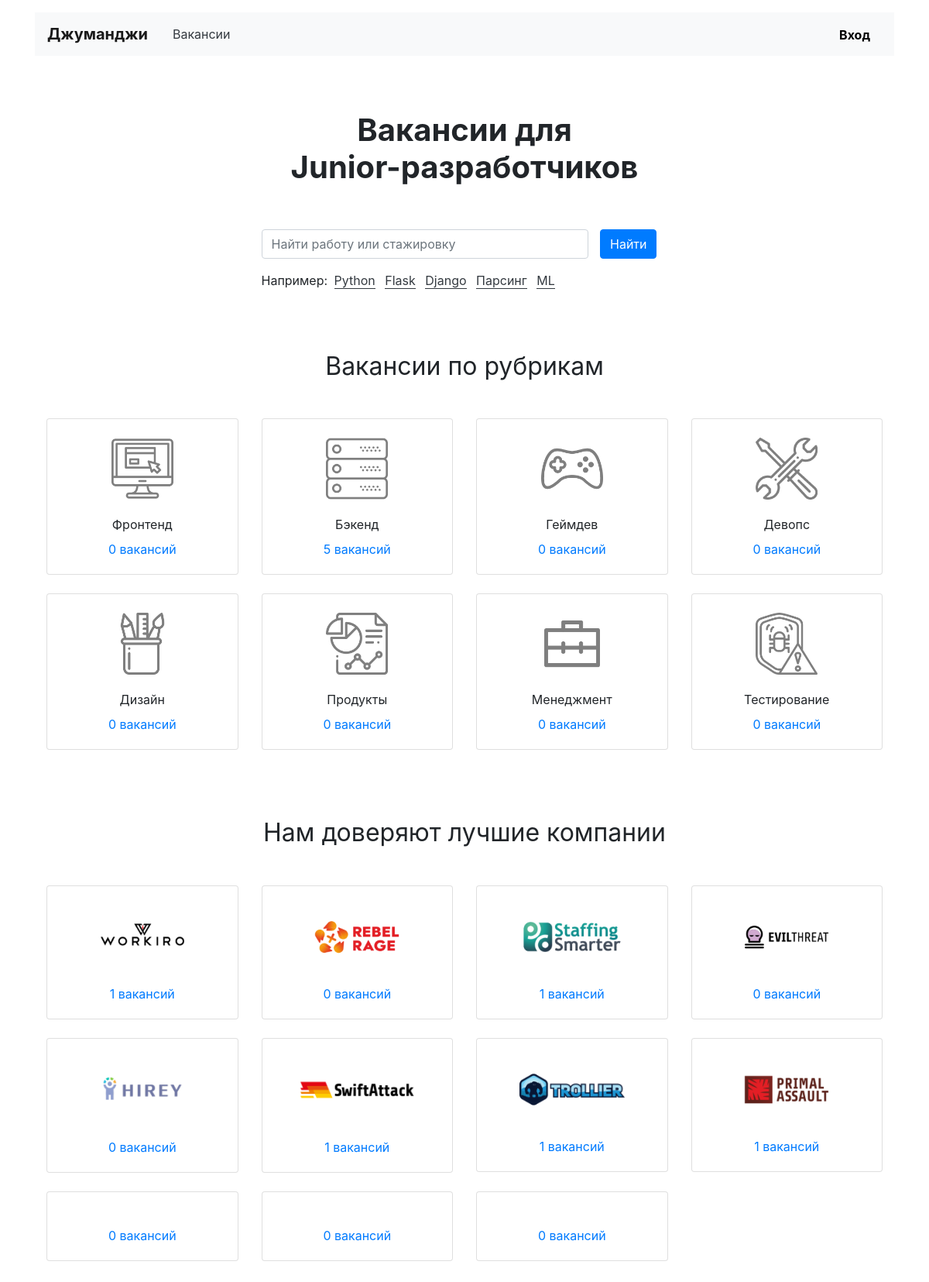
The page / on the database its author committed.
### vacancies/models.py (models this page shows, shortened)
class Specialty(models.Model):
    code = models.CharField(max_length=120)
    title = models.CharField(max_length=120)
    picture = models.ImageField(upload_to=settings.MEDIA_SPECIALITY_IMAGE_DIR)

class Company(models.Model):
    title = models.CharField(max_length=120)
    location = models.CharField(max_length=120)
    logo = models.ImageField(upload_to=settings.MEDIA_COMPANY_IMAGE_DIR, null=True, blank=True)
    description = models.TextField()
    employee_count = models.IntegerField()
    owner = models.ForeignKey(User, on_delete=models.SET_NULL, null=True, blank=True)

### vacancies/views.py (the view)
# urls.py: path('', MainView.as_view(), name='main'),
class MainView(TemplateView):
    template_name = 'index.html'
    def get_context_data(self, **kwargs):
        context = super(MainView, self).get_context_data(**kwargs)
        context['specialties'] = Specialty.objects.annotate(num_vacancies=Count('vacancies'))
        context['companies'] = Company.objects.annotate(num_vacancies=Count('vacancies'))
        return context

### templates/index.html (shortened to what this page needs)
{% extends 'vacancies/base.html' %}
{% load static %}
{% block container %}
    <main class="container mt-3">
        <section>
            <h1 class="h1 text-center mx-auto mt-4 py-5"><strong>Вакансии для <br>Junior-разработчиков</strong></h1>
            <div class="row">
                <div class="col-12 col-md-8 col-lg-6 offset-lg-3 offset-md-2">
                    <form class="form-inline mb-3" enctype="multipart/form-data">
                        <div class="form-group col-8 col-md-10 pl-0">
                            <input class="form-control w-100" type="search" placeholder="Найти работу или стажировку"
                                   aria-label="Найти работу или стажировку">
                        </div>
                        <div class="form-group col-4 col-md-2 pl-0">
                            <button class="btn btn-primary w-100" type="submit">Найти</button>
                        </div>
                    </form>
                    <p>Например:
                        <a href="#" class="text-dark border-bottom border-dark m-1 text-decoration-none">Python</a>
                        <a href="#" class="text-dark border-bottom border-dark m-1 text-decoration-none">Flask</a>
                        <a href="#" class="text-dark border-bottom border-dark m-1 text-decoration-none">Django</a>
                        <a href="#" class="text-dark border-bottom border-dark m-1 text-decoration-none">Парсинг</a>
                        <a href="#" class="text-dark border-bottom border-dark m-1 text-decoration-none">ML</a>
                    </p>
                </div>
            </div>
        </section>
        <section class="mt-5 pt-3">
            <h2 class="h2 font-weight-normal text-center mb-5">Вакансии по рубрикам</h2>
            <div class="row mb-0">
                {% for specialty in specialties %}
                    <div class="col-6 col-md-6 col-lg-3">
                        <div class="card pt-4 text-center mb-4">
                            <a href="{% url 'specialization' specialty.code %}"><img class="mx-auto d-block" src='{{ specialty.picture.url }}' width="80" height="80" alt=""></a>
                            <div class="card-body">
                                <p class="card-text mb-2">{{ specialty.title }}</p>
                                <p class="card-text"><a
                                        href="{% url 'specialization' specialty.code %}">{{ specialty.num_vacancies }}
                                    вакансий</a></p>
                            </div>
                        </div>
                    </div>
                {% endfor %}
            </div>
        </section>
        <section class="my-5 pt-3">
            <h2 class="h2 font-weight-normal text-center mb-5">Нам доверяют лучшие компании</h2>
            <div class="row mb-0">
                {% for company in companies %}
                    <div class="col-6 col-md-6 col-lg-3">
                        <div class="card pt-4 text-center mb-4">
                            {% if company.logo %}
                            <a href="{% url 'company' company.id %}" style="max-width: 150px;" class="mx-auto d-block">
                                <img class="mx-auto d-block mw-100" src='{{ company.logo.url }}' alt="">
                            </a>
                            {% endif %}
                            <div class="card-body">
                                <p class="card-text"><a
                                        href="{% url 'company' company.id %}">{{ company.num_vacancies }} вакансий</a>
                                </p>
                            </div>
                        </div>
                    </div>
                {% endfor %}
            </div>
            </div>
{% endblock %}

### rows shown on the page
Specialty: picture (picture), title "Фронтенд", num_vacancies "0"
Specialty: picture (picture), title "Бэкенд", num_vacancies "5"
Specialty: picture (picture), title "Геймдев", num_vacancies "0"
Specialty: picture (picture), title "Девопс", num_vacancies "0"
Specialty: picture (picture), title "Дизайн", num_vacancies "0"
Specialty: picture (picture), title "Продукты", num_vacancies "0"
Specialty: picture (picture), title "Менеджмент", num_vacancies "0"
Specialty: picture (picture), title "Тестирование", num_vacancies "0"
Company: logo (picture), num_vacancies "1"
Company: logo (picture), num_vacancies "0"
Company: logo (picture), num_vacancies "1"
Company: logo (picture), num_vacancies "0"
Company: logo (picture), num_vacancies "0"
Company: logo (picture), num_vacancies "1"
Company: logo (picture), num_vacancies "1"
Company: logo (picture), num_vacancies "1"
Company: num_vacancies "0"
Company: num_vacancies "0"
Company: num_vacancies "0"
